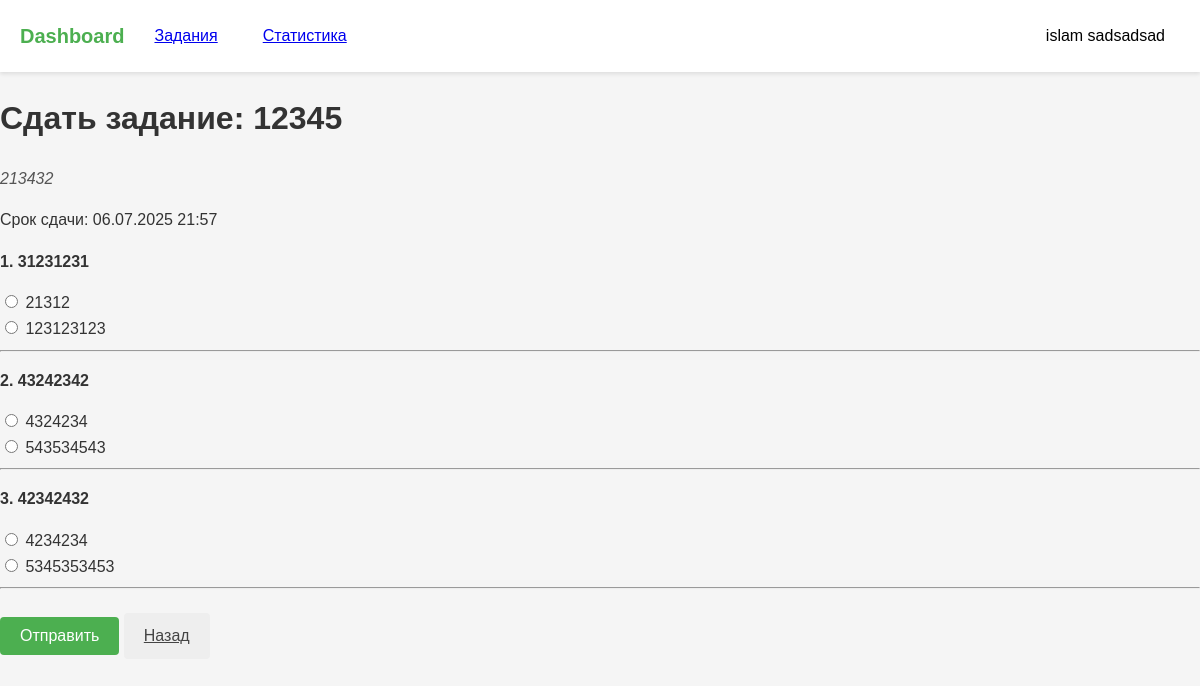
The app's page /submit_assignment/1 (signed in) with its own data.
### models.py (models this page shows)
class User(UserMixin, db.Model):
    id = db.Column(db.Integer, primary_key=True)
    name = db.Column(db.String(150))
    email = db.Column(db.String(150), unique=True)
    password = db.Column(db.String(150))
    role = db.Column(db.String(50))  # 'student' or 'teacher'
    group = db.Column(db.String(50))
    first_name = db.Column(db.String(150))
    last_name = db.Column(db.String(150))
    age = db.Column(db.Integer)
    gender = db.Column(db.String(10))  # 'male', 'female', 'other'
    students = db.relationship(
        'User',
        secondary=teacher_student,
        primaryjoin=(id == teacher_student.c.teacher_id),
        secondaryjoin=(id == teacher_student.c.student_id),
        backref=db.backref('teachers', lazy='dynamic'),
        lazy='dynamic'
    )

class Assignment(db.Model):
    id = db.Column(db.Integer, primary_key=True)
    title = db.Column(db.String(100), nullable=False)
    description = db.Column(db.Text, nullable=False)
    deadline = db.Column(db.DateTime)
    max_score = db.Column(db.Integer, default=10)
    teacher_id = db.Column(db.Integer, db.ForeignKey('user.id'))
    created_at = db.Column(db.DateTime, default=datetime.utcnow)
    submissions = db.relationship('Submission', backref='assignment', lazy=True)
    questions = db.relationship('Question', backref='assignment', cascade='all, delete-orphan', lazy=True)

class Question(db.Model):
    id = db.Column(db.Integer, primary_key=True)
    assignment_id = db.Column(db.Integer, db.ForeignKey('assignment.id'), nullable=False)
    text = db.Column(db.Text, nullable=False)
    options = db.relationship('AnswerOption', backref='question', cascade='all, delete-orphan', lazy=True)

class AnswerOption(db.Model):
    id = db.Column(db.Integer, primary_key=True)
    question_id = db.Column(db.Integer, db.ForeignKey('question.id'), nullable=False)
    text = db.Column(db.String(255), nullable=False)
    is_correct = db.Column(db.Boolean, default=False)

### main.py (the view, shortened to what this page needs)
@main.route('/submit_assignment/<int:assignment_id>', methods=['GET', 'POST'])
@login_required
def submit_assignment(assignment_id):
    if current_user.role != 'student':
        abort(403)
    assignment = Assignment.query.get_or_404(assignment_id)
    return render_template('submit_assignment.html', assignment=assignment)

### app.py (called while the page is built)
def create_app():
    app = Flask(__name__)
    app.config['SECRET_KEY'] = 'your_secret_key'
    app.config['SQLALCHEMY_DATABASE_URI'] = 'sqlite:///data.db'
    app.config['SQLALCHEMY_TRACK_MODIFICATIONS'] = False
    app.config['TEMPLATES_AUTO_RELOAD'] = True
    db.init_app(app)
    login_manager.init_app(app)
    login_manager.login_view = 'auth.login'
    from models import User
    @login_manager.user_loader
    def load_user(user_id):
        return User.query.get(int(user_id))
    from auth import auth as auth_blueprint
    app.register_blueprint(auth_blueprint)
    from main import main as main_blueprint
    app.register_blueprint(main_blueprint)
    return app

### templates/submit_assignment.html (shortened to what this page needs)
{% extends "base.html" %}
{% block content %}
<div class="submit-assignment-container">
    <h1 class="submit-title">Сдать задание: {{ assignment.title }}</h1>
    <p class="assignment-description">{{ assignment.description }}</p>
    {% if assignment.deadline %}
        <p class="assignment-deadline">
            Срок сдачи: {{ assignment.deadline.strftime('%d.%m.%Y %H:%M') }}
        </p>
    {% endif %}
    <form method="POST">
        {% for question in assignment.questions %}
            <div class="question-block">
                <p><strong>{{ loop.index }}. {{ question.text }}</strong></p>
                {% for option in question.options %}
                    <label>
                        <input type="radio"
                               name="question_{{ question.id }}"
                               value="{{ option.id }}"
                               required>
                        {{ option.text }}
                    </label><br>
                {% endfor %}
            </div>
            <hr>
        {% endfor %}
        <button type="submit" class="btn btn-primary mt-2">Отправить</button>
        <a href="{{ url_for('main.dashboard') }}" class="btn btn-secondary mt-2">Назад</a>
    </form>
</div>
{% endblock %}

### templates/base.html (shortened to what this page needs)
<!DOCTYPE html>
<html lang="ru">
<head>
    <link rel="stylesheet" href="../static/style.css">
</head>
<body>
    <header class="header">
        <nav class="navbar">
            <div class="nav-left">
                <a href="{{ url_for('main.dashboard') }}" class="logo">Dashboard</a>
                {% if current_user.is_authenticated %}
                    {% if current_user.role == 'teacher' %}
                        <a href="{{ url_for('main.create_assignment') }}" class="nav-btn">Задания</a>
                    {% else %}
                        <a href="{{ url_for('main.assignments_list') }}" class="nav-btn">Задания</a>
                    {% endif %}
                    <a href="{{ url_for('main.statistics') }}" class="nav-btn">Статистика</a>
                {% endif %}
            </div>
            <div class="nav-right">
                {% if current_user.is_authenticated %}
                <div class="profile-dropdown">
                    <button class="nav-btn profile-btn">{{ current_user.name }}{% if current_user.last_name %} {{ current_user.last_name }}{% endif %}</button>
                </div>
                {% else %}
                <a href="{{ url_for('auth.login') }}" class="nav-btn">Вход</a>
                {% endif %}
            </div>
        </nav>
    </header>
    <main>
        {% block content %}{% endblock %}
    </main>
</body>
</html>

### static/style.css (style rules this page uses)
:root { --primary-color: #4CAF50; --primary-hover: #45a049; --danger-color: #dc3545; --danger-hover: #c82333; --text-color: #333; --light-gray: #f8f9fa; --medium-gray: #e9ecef; --dark-gray: #6c757d; --shadow: 0 2px 10px rgba(0, 0, 0, 0.1); }
body { margin: 0; font-family: 'Arial', sans-serif; background-color: #f5f5f5; color: var(--text-color); line-height: 1.6; }
.navbar { display: flex; justify-content: space-between; align-items: center; padding: 15px 20px; background-color: white; box-shadow: 0 2px 4px rgba(0, 0, 0, 0.1); }
.nav-left, .nav-right { display: flex; align-items: center; gap: 15px; }
.logo { font-size: 1.25rem; font-weight: bold; color: var(--primary-color); text-decoration: none; transition: color 0.3s; }
.nav-btn { padding: 8px 15px; background: none; border: none; cursor: pointer; font-size: 1rem; border-radius: 4px; transition: all 0.3s; }
.profile-dropdown { position: relative; }
.btn { display: inline-block; padding: 10px 20px; border: none; border-radius: 4px; font-size: 1rem; cursor: pointer; text-align: center; transition: background 0.3s; }
.btn-primary { background-color: var(--primary-color); color: white; }
.mt-2 { margin-top: 1rem; }
.assignment-description { margin: 0.5rem 0; font-style: italic; color: #555; }
.btn-secondary { background: #eee; color: #444; border: none; }

### records on screen
User: name "islam", last_name "sadsadsad"
Assignment: title "12345", description "213432", deadline "06.07.2025 21:57"
Question: text "31231231"
AnswerOption: text "21312"
AnswerOption: text "123123123"
Question: text "43242342"
AnswerOption: text "4324234"
AnswerOption: text "543534543"
Question: text "42342432"
AnswerOption: text "4234234"
AnswerOption: text "5345353453"
